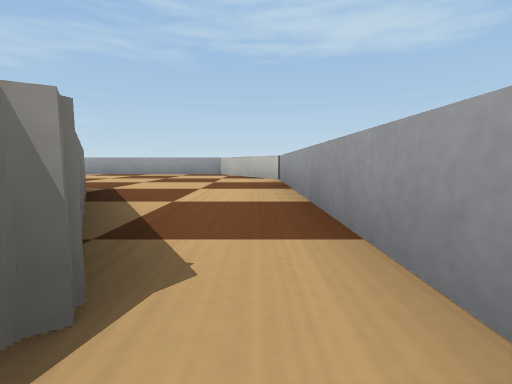
[1] (above)

21 first-person views from a walk through a Webots world. The camera is 0.07 m above the floor, tilts 6° down and sees 85° across. The floor is counted in squares, 0.2 m on a side. Each view is taken from the middle of a square. On the plan, view 1 faces up. The plan holds only what a view shows up to about 9 squares ahead; the rest is blank. Robots are left out. Webots' stock objects and surfaces are drawn as simple stand-ins.

[2]
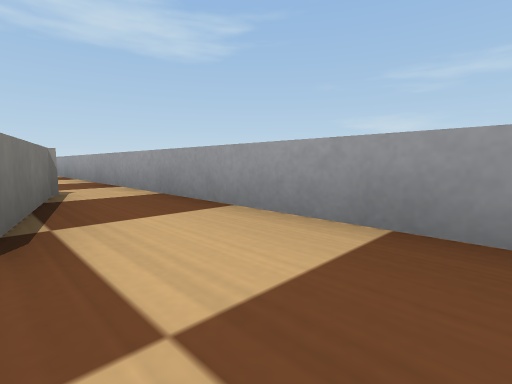

[3]
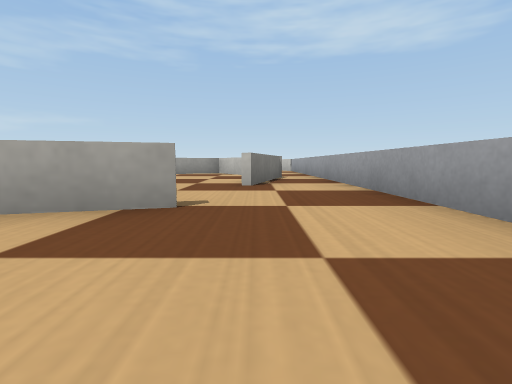

[4]
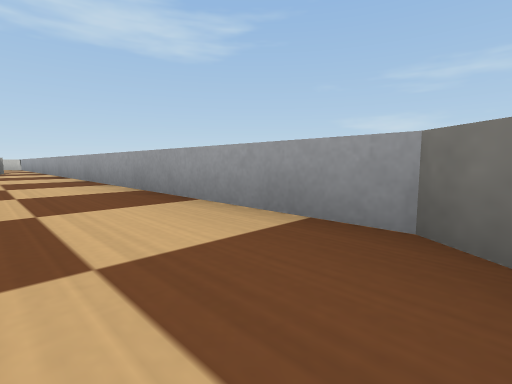

[5]
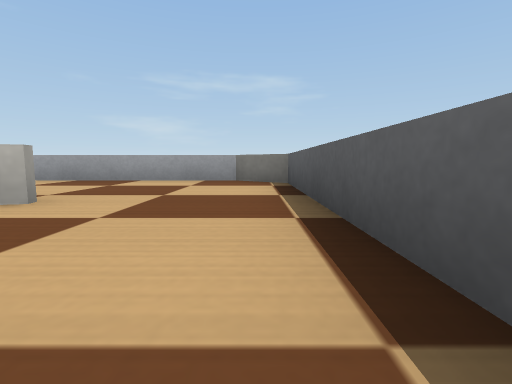

[6]
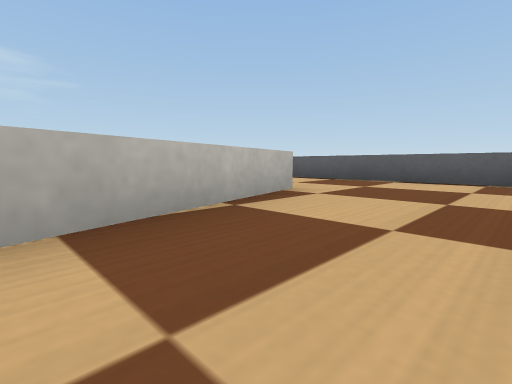

[7]
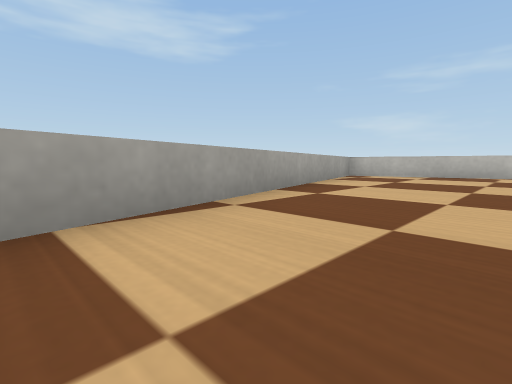

[8]
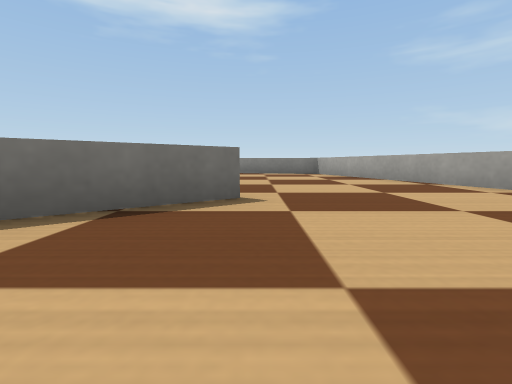

[9]
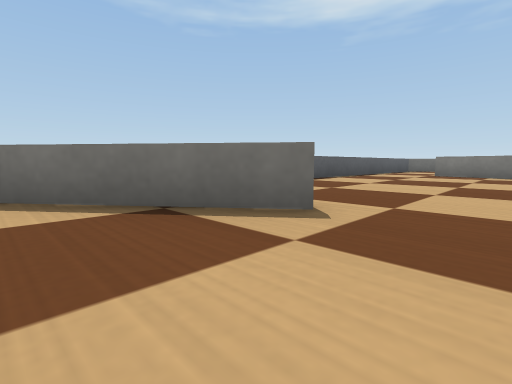

[10]
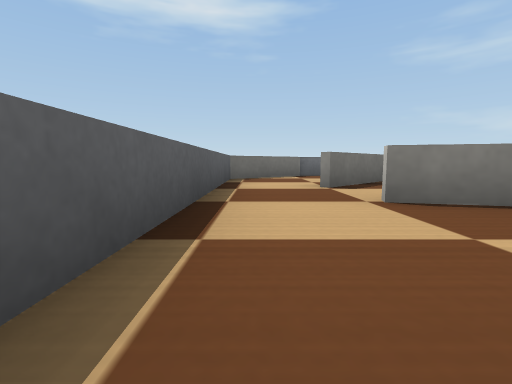

[11]
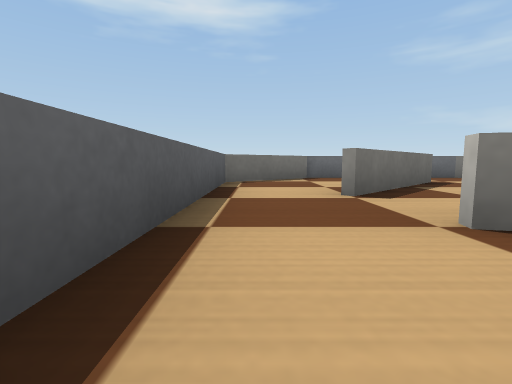

[12]
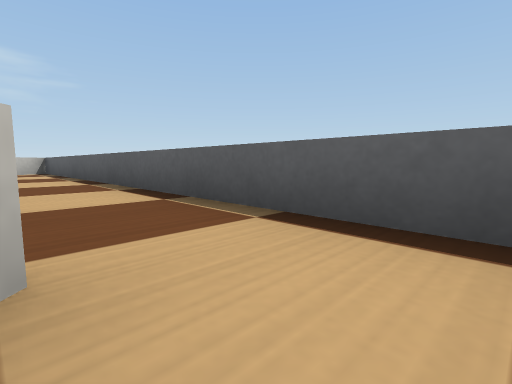

[13]
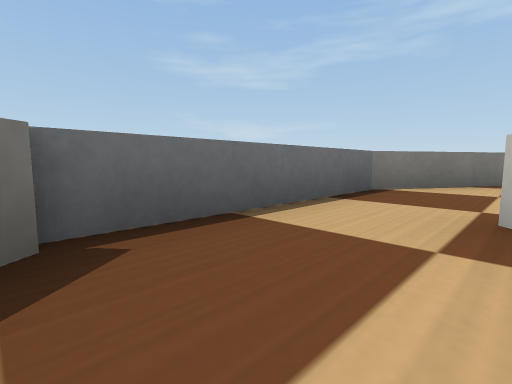

[14]
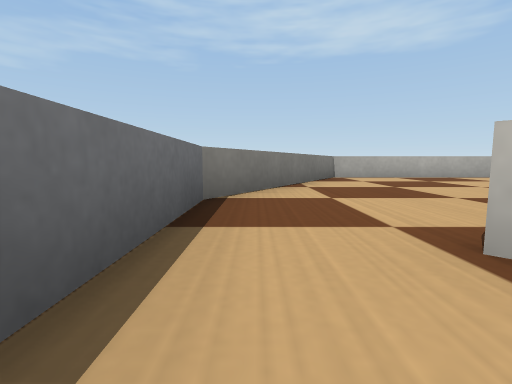

[15]
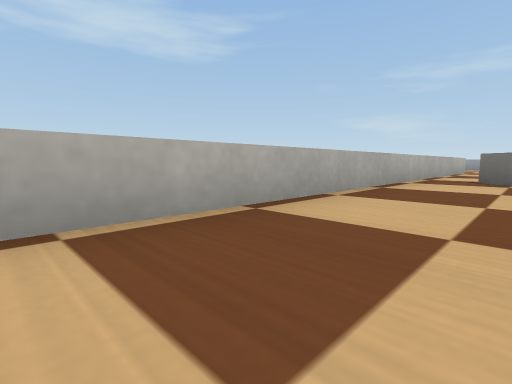

[16]
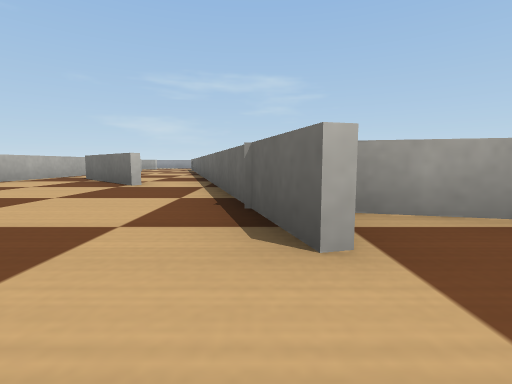

[17]
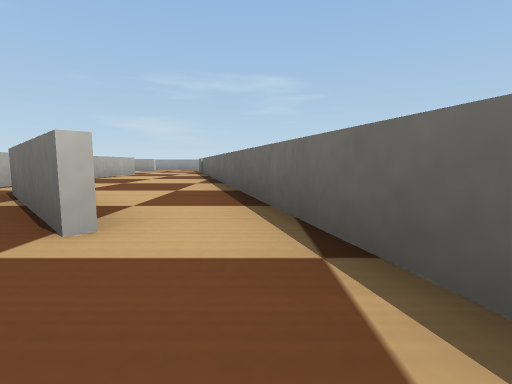

[18]
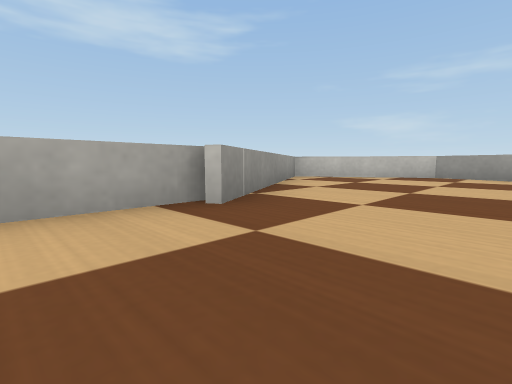

[19]
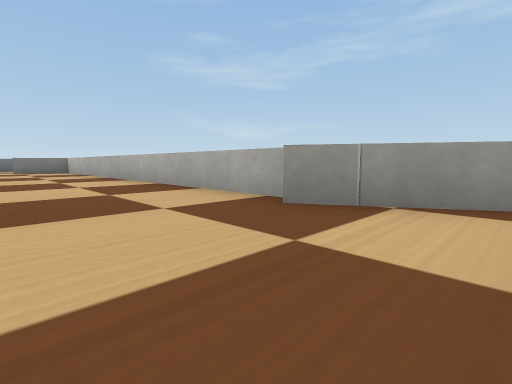

[20]
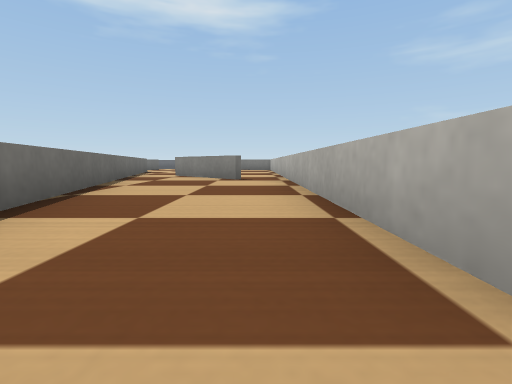

[21]
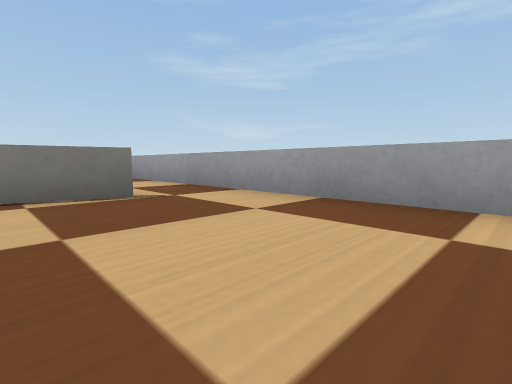

### Floor plan
Ten units are one square. View 1 is at (0, 0); x grows to the right and y downward. Boxes are objects, and circles mark ways between rooms. Rooms are numbered by the first view taken in them; rooms with no view inside come last. Other rooms are left out.
<svg viewBox="-200 -90 210 211">
<path fill="none" stroke="#000" d="M-22 -35 -4 -6 -11 18M-59 -72 -62 -61M5 14 5 -58 -10 -85 -64 -85M-15 38 -27 41M-34 116 -2 116 5 106 5 14M-78 91 -61 113M-49 116 -34 116M-26 91 -39 44 -138 71 -145 99M-195 76 -195 97 -180 116 -61 116M-150 73 -112 63M-118 52 -99 33M-143 86 -141 76M-181 78 -159 100M-100 23 -172 23 -195 64 -195 76M-64 -12 -156 -12M-9 7 -6 -6 -22 -34 -66 -8M-163 -5 -166 3M-98 34 -117 53M-45 23 -100 23M-112 63 -41 43"/>
<circle cx="0" cy="20" r="3" fill="#2a7"/>
<circle cx="-30" cy="105" r="3" fill="#2a7"/>
<circle cx="-30" cy="20" r="3" fill="#2a7"/>
<circle cx="-40" cy="30" r="3" fill="#2a7"/>
<circle cx="-110" cy="100" r="3" fill="#2a7"/>
<circle cx="-150" cy="100" r="3" fill="#2a7"/>
<circle cx="-190" cy="70" r="3" fill="#2a7"/>
<circle cx="-100" cy="30" r="3" fill="#2a7"/>
<text x="-20" y="-50">1</text>
<text x="-10" y="60">2</text>
<text x="-80" y="80">3</text>
<text x="-150" y="110">4</text>
<text x="-150" y="50">5</text>
<text x="-80" y="0">6</text>
<text x="-70" y="40">7</text>
</svg>
Room 1 opens to room 2. Room 2 opens to room 3. Room 2 opens to room 6. Room 2 opens to room 7. Room 3 opens to room 4. Room 4 opens to room 5. Room 5 opens to room 7.

Where each view was taken, in squares from view 1:
view 1: 0 up, 0 right, facing up
view 2: 3 down, 1 left, facing up-right
view 3: 6 down, 1 left, facing up
view 4: 11 down, 1 left, facing up-right
view 5: 11 down, 5 left, facing right
view 6: 6 down, 5 left, facing down-right
view 7: 8 down, 11 left, facing up-right
view 8: 9 down, 5 left, facing left
view 9: 8 down, 6 left, facing down-left
view 10: 11 down, 12 left, facing left
view 11: 11 down, 13 left, facing left
view 12: 10 down, 17 left, facing down-right
view 13: 10 down, 18 left, facing up-left
view 14: 9 down, 19 left, facing up
view 15: 4 down, 16 left, facing up-right
view 16: 7 down, 16 left, facing right
view 17: 6 down, 13 left, facing right
view 18: 1 down, 8 left, facing up-right
view 19: 1 down, 5 left, facing up-left
view 20: 3 down, 4 left, facing left
view 21: 6 up, 3 left, facing up-left
